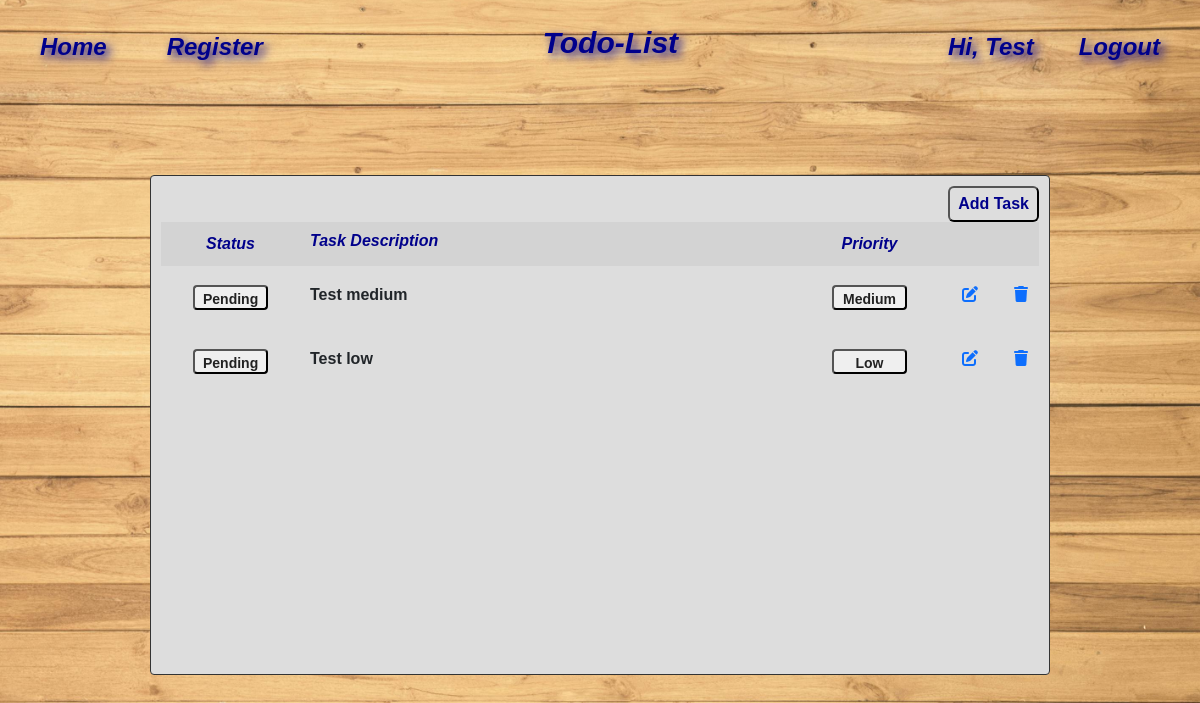
Page /apps/todo (signed in) on the earlier database version.
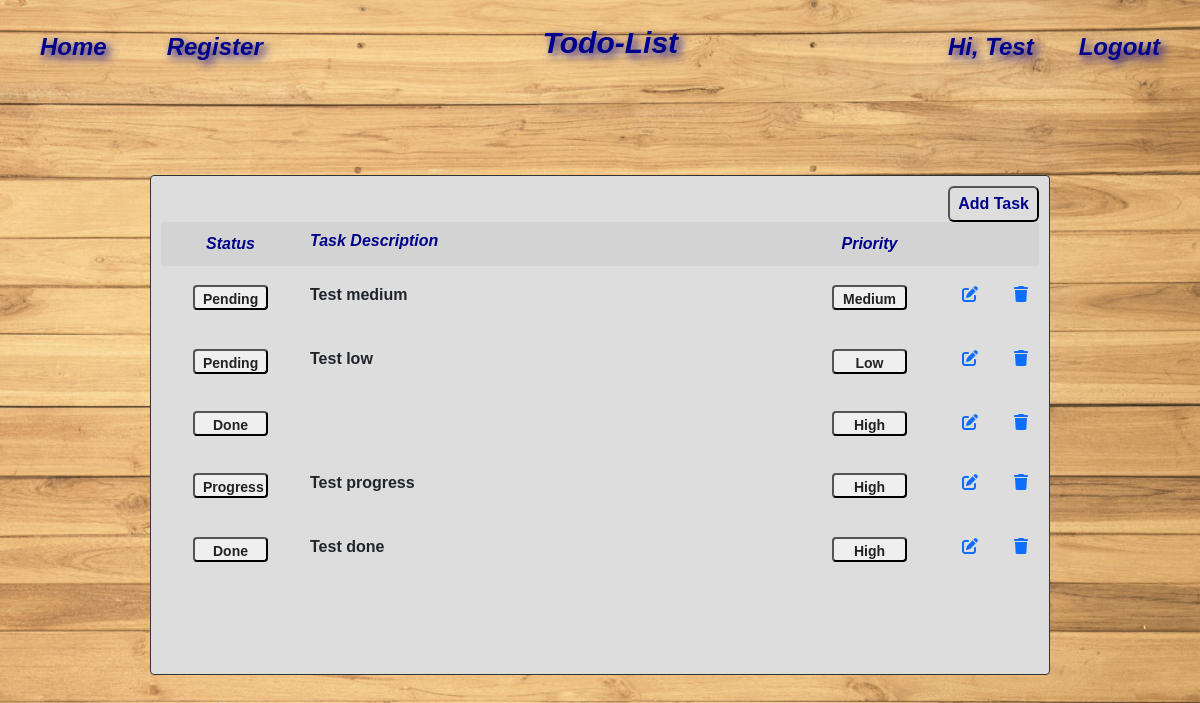
Same page on the later database version.
### todo/models.py (models this page shows, shortened)
class TodoList(models.Model):
    user = models.ForeignKey(User, on_delete=models.CASCADE)
    status = models.CharField(max_length=50, default="Pending")
    description = models.CharField(max_length=500)
    priority = models.CharField(max_length=50, default="Low")
    created_at = models.DateTimeField(auto_now_add=True)

### todo/views.py (the view)
# urls.py: path('apps/', include('todo.urls')),
def todo(request):
    tasks = TodoList.objects.filter(user = request.user)
    return render(request, 'todo.html', {'tasks': tasks})

### templates/todo.html (shortened to what this page needs)
{% extends 'background.html' %}
{% load static %}
{% block page_title %}Todo-List{% endblock %}
{% block content %}
<div class="todo-layout">
    <div style="justify-content: right; text-align:right">
        <button type="button" class="add-button" data-bs-toggle="modal" data-bs-target="#addTaskModal">Add Task</button>
    </div>
    <table id="task-table" class="todo-grid">
        <thead>
            <tr>
                <th>Status</th>
                <th>Task Description</th>
                <th>Priority</th>
                <th></th>
            </tr>
        </thead>
        <tbody>
            {% for task in tasks %}
            <tr id="row-{{ task.id }}">
                <td>
                    <button class="status-button">{{ task.status }}</button>
                </td>
                <td>
                    <p>{{ task.description }}</p>
                </td>
                <td>
                    <button class="status-button">{{ task.priority }}</button>
                </td>
                <td style="display:flex; align-items:center;">
                    <a href="#" class="btn btn-link" data-bs-toggle="modal" style="margin-right:10px;text-align:center;"
                        data-bs-target="#editTaskModal" data-task-id="{{ task.id }}" id="edit-btn">
                        <i class="fas fa-edit"></i>
                    </a>
                    <a href="#" class="btn btn-link ml-2" data-bs-toggle="modal" id="delete-btn"
                        style="margin-right:10px;text-align:center;" data-bs-target="#deleteTaskModal"
                        data-task-id="{{ task.id }}">
                        <i class="fas fa-trash"></i>
                    </a>
                </td>
            </tr>
            {% endfor %}
        </tbody>
    </table>
</div>
{% endblock %}

### templates/background.html (shortened to what this page needs)
{% load static %}
<!DOCTYPE html>
<html lang="en">
<head>
    <link rel="stylesheet" href="{% static 'bootstrap.css' %}">
    <link rel="stylesheet" href="{% static 'css/all.min.css' %}">
    <link rel="stylesheet" href="{% static 'style.css' %}">
</head>
<body>
    <div class="navbar">
        <a href="/">Home</a>
        <a href="{% url 'register' %}">Register</a>
        <div class="nav-header">
            <h1>{% block page_title %}Applications{% endblock %}</h1>
        </div>
        <div style="margin-left:auto; display:flex; align-items:center;">
            {% if user.is_authenticated %}
            <span class="user_greet" style="margin-right:15px;">Hi, {{ user.first_name }}</span>
            <a href="{% url 'logout' %}">Logout</a>
            {% else %}
            <a href="{% url 'login' %}">Login</a>
            {% endif %}
        </div>
    </div>
    {% block content %}
    {% endblock %}
</body>
</html>

### static/style.css (style rules this page uses)
* { margin: 0; padding: 0; box-sizing: border-box; }
body { display: flex; justify-content: center; align-items: center; height: 100vh; margin: 0; background-color: #f0f0f0; font-family: Arial, sans-serif; padding: 30px; }
h1 { padding: 15px; text-align: center; font-size: 30px; font-family: Arial, Helvetica, sans-serif; font-weight: bolder; font-style: italic; color: darkblue; text-shadow: 4px 4px 10px darkblue; }
.navbar { display: flex; justify-content: space-between; background-color: rgba(0, 0, 0, 0); padding: 10px; align-items: center; position: fixed; top: 0; width: 100%; }
.navbar a { margin: 0 20px; text-decoration: none; font-size: 24px; font-family: Arial, Helvetica, sans-serif; font-weight: bolder; font-style: italic; color: darkblue; text-shadow: 4px 4px 10px darkblue; border-radius: 6px; box-sizing: border-box; text-align: center; transition: background-color 0.3s, border-color 0.3s; padding: 5px 10px; }
.nav-header { text-align: center; flex-grow: 1; }
.user_greet { margin: 0 20px; text-decoration: none; font-size: 24px; font-family: Arial, Helvetica, sans-serif; font-weight: bolder; font-style: italic; color: darkblue; text-shadow: 4px 4px 10px darkblue; }
.todo-layout { width: 900px; height: 500px; overflow: auto; background-color: #ddd; border-radius: 4px; border: 1px solid #333; padding: 10px; margin-top: 50px; }
.todo-grid { width: 100%; border-collapse: collapse; }
th { padding: 10px; text-align: center; }
td { padding: 10px; text-align: left; }
thead { background-color: lightgrey; }
th { font-family: Arial, Helvetica, sans-serif; font-weight: bolder; font-style: italic; color: darkblue; }
.todo-grid th:nth-child(1), .todo-grid td:nth-child(1) { justify-content: center; text-align: center; width: 150px; }
.todo-grid th:nth-child(2), .todo-grid td:nth-child(2) { display: flex; width: 500px; font-weight: bolder; align-items: center; line-height: normal; }
.todo-grid th:nth-child(3), .todo-grid td:nth-child(3) { justify-content: center; text-align: center; width: 150px; }
.todo-grid th:nth-child(4), .todo-grid td:nth-child(4) { width: 100px; }
.add-button { transition-duration: 0.4s; font-family: Arial, Helvetica, sans-serif; font-weight: bolder; font-size: 16px; color: darkblue; padding: 4px 8px; border-radius: 6px; background-color: #ddd; }
.status-button { font-family: Arial, Helvetica, sans-serif; font-weight: bolder; font-size: 14px; width: 75px; height: 25px; color: #222; align-items: center; justify-content: center; text-align: center; padding: 4px 8px; border-radius: 4px; line-height: normal; }

Differences in the rows shown:
added TodoList: status "Done", priority "High"
added TodoList: status "Progress", description "Test progress", priority "High"
added TodoList: status "Done", description "Test done", priority "High"
